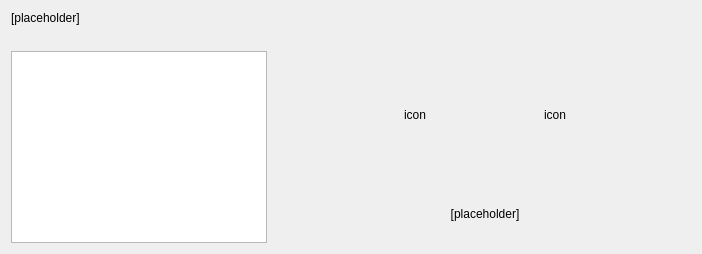
       <widget class="QWidget" name="pgF03Function">
        <layout class="QVBoxLayout" name="verticalLayout_9">
         <item>
          <widget class="QLabel" name="lblSelectFunction">
           <property name="sizePolicy">
            <sizepolicy hsizetype="Preferred" vsizetype="Preferred">
             <horstretch>0</horstretch>
             <verstretch>0</verstretch>
            </sizepolicy>
           </property>
           <property name="baseSize">
            <size>
             <width>0</width>
             <height>0</height>
            </size>
           </property>
           <property name="styleSheet">
            <string notr="true">font: 11pt &quot;Ubuntu&quot;;</string>
           </property>
           <property name="text">
            <string>&lt;html&gt;&lt;head/&gt;&lt;body&gt;&lt;p&gt;[placeholder]&lt;/p&gt;&lt;/body&gt;&lt;/html&gt;</string>
           </property>
           <property name="alignment">
            <set>Qt::AlignLeading|Qt::AlignLeft|Qt::AlignTop</set>
           </property>
           <property name="wordWrap">
            <bool>true</bool>
           </property>
          </widget>
         </item>
         <item>
          <spacer name="verticalSpacer_16">
           <property name="orientation">
            <enum>Qt::Vertical</enum>
           </property>
           <property name="sizeType">
            <enum>QSizePolicy::Fixed</enum>
           </property>
           <property name="sizeHint" stdset="0">
            <size>
             <width>20</width>
             <height>20</height>
            </size>
           </property>
          </spacer>
         </item>
         <item>
          <layout class="QGridLayout" name="gridLayout_8">
           <property name="horizontalSpacing">
            <number>12</number>
           </property>
           <item row="0" column="1">
            <spacer name="horizontalSpacer_8">
             <property name="orientation">
              <enum>Qt::Horizontal</enum>
             </property>
             <property name="sizeType">
              <enum>QSizePolicy::Fixed</enum>
             </property>
             <property name="sizeHint" stdset="0">
              <size>
               <width>60</width>
               <height>40</height>
              </size>
             </property>
            </spacer>
           </item>
           <item row="0" column="2">
            <widget class="QLabel" name="lblIconFunctionHazard">
             <property name="sizePolicy">
              <sizepolicy hsizetype="Fixed" vsizetype="Fixed">
               <horstretch>0</horstretch>
               <verstretch>0</verstretch>
              </sizepolicy>
             </property>
             <property name="minimumSize">
              <size>
               <width>128</width>
               <height>128</height>
              </size>
             </property>
             <property name="maximumSize">
              <size>
               <width>128</width>
               <height>127</height>
              </size>
             </property>
             <property name="text">
              <string>icon</string>
             </property>
             <property name="scaledContents">
              <bool>true</bool>
             </property>
             <property name="alignment">
              <set>Qt::AlignCenter</set>
             </property>
            </widget>
           </item>
           <item row="0" column="3">
            <widget class="QLabel" name="lblIconFunctionExposure">
             <property name="sizePolicy">
              <sizepolicy hsizetype="Fixed" vsizetype="Fixed">
               <horstretch>0</horstretch>
               <verstretch>0</verstretch>
              </sizepolicy>
             </property>
             <property name="minimumSize">
              <size>
               <width>128</width>
               <height>128</height>
              </size>
             </property>
             <property name="maximumSize">
              <size>
               <width>128</width>
               <height>128</height>
              </size>
             </property>
             <property name="baseSize">
              <size>
               <width>0</width>
               <height>0</height>
              </size>
             </property>
             <property name="text">
              <string>icon</string>
             </property>
             <property name="scaledContents">
              <bool>true</bool>
             </property>
             <property name="alignment">
              <set>Qt::AlignCenter</set>
             </property>
            </widget>
           </item>
           <item row="0" column="0" rowspan="2">
            <widget class="QListWidget" name="lstFunctions">
             <property name="minimumSize">
              <size>
               <width>0</width>
               <height>99</height>
              </size>
             </property>
             <property name="maximumSize">
              <size>
               <width>9999</width>
               <height>16777215</height>
              </size>
             </property>
            </widget>
           </item>
           <item row="0" column="4">
            <spacer name="horizontalSpacer_9">
             <property name="orientation">
              <enum>Qt::Horizontal</enum>
             </property>
             <property name="sizeType">
              <enum>QSizePolicy::Fixed</enum>
             </property>
             <property name="sizeHint" stdset="0">
              <size>
               <width>60</width>
               <height>20</height>
              </size>
             </property>
            </spacer>
           </item>
           <item row="1" column="1" colspan="4">
            <widget class="QLabel" name="lblDescribeFunction">
             <property name="sizePolicy">
              <sizepolicy hsizetype="Expanding" vsizetype="Expanding">
               <horstretch>0</horstretch>
               <verstretch>0</verstretch>
              </sizepolicy>
             </property>
             <property name="text">
              <string>[placeholder]</string>
             </property>
             <property name="alignment">
              <set>Qt::AlignCenter</set>
             </property>
             <property name="wordWrap">
              <bool>true</bool>
             </property>
            </widget>
           </item>
          </layout>
         </item>
        </layout>
       </widget>
